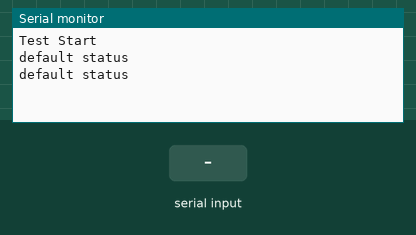
Simulated run of this sketch. Board: Arduino Mega 2560, built with avr-gcc and run on an emulated ATmega2560. Parts: the last lines printed to the serial monitor. The test bench sets the inputs (shaded band).

Above: at 2.2 s.
2.3 s: "1" received over the second serial link
At 3.7 s:
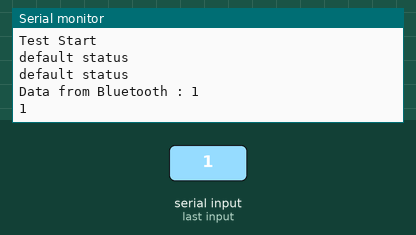
4.7 s: "0" received over the second serial link
At 5.3 s:
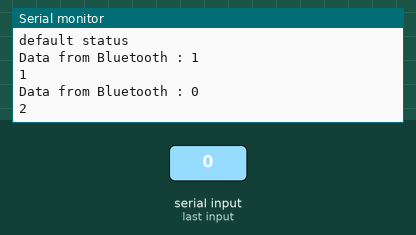
6.2 s: "2" received over the second serial link
At 6.9 s:
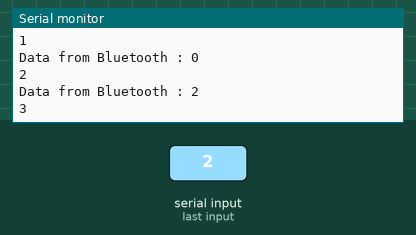

The sketch:

bluetooth.ino
```cpp
#include <DS1307RTC.h>

#define HC06 Serial3
//#define PIN 13
String tempStr = "";
String strArray[35];
int count = 0;
int statusFlag = 0;     // 0 : default, 1 : recieving data, 2 : control LED
bool isRecieving = false;


void setup()
{
  delay(1000);
  Serial.begin(9600);
  HC06.begin(9600);
  //pinMode(PIN, OUTPUT);

  Serial.write("\nTest Start\n");
}

void loop()
{

  if(HC06.available())
  {
    statusFlag = 1;
  }

  switch(statusFlag) {
    case 0:
      Serial.println("default status");
      delay(1000);
      break;
    case 1:
      while(HC06.available())
      {
        char data = HC06.read();
        tempStr += data;
        delay(10);
      }
      if( !tempStr.equals("") )  //str 값이 있다면
      {
        strArray[count++] = tempStr;
        Serial.println("Data from Bluetooth : " + tempStr); //시리얼모니터에 str 출력
        Serial.println(count);
        tempStr="";  //tempStr 변수값 초기화
      }
      if(count > 15)
      {
        for(int i = 0; i < 35; i++) {
          Serial.println(strArray[i]);
        }
        Serial.println("End of Recieving");
        count = 0;
        statusFlag = 0;
      }
      break;
    case 2:
      Serial.println("Control LED status");
      break;
  }//end of switch
  HC06.print("Connected");
  delay(100);
}
```

Measured:
- after the input at 2.3 s, the serial monitor: prints a new line after 0.91 s (image 1)
- after the input at 4.7 s, the serial monitor: prints a new line at once (image 2)
- after the input at 6.2 s, the serial monitor: prints a new line at once (image 3)
